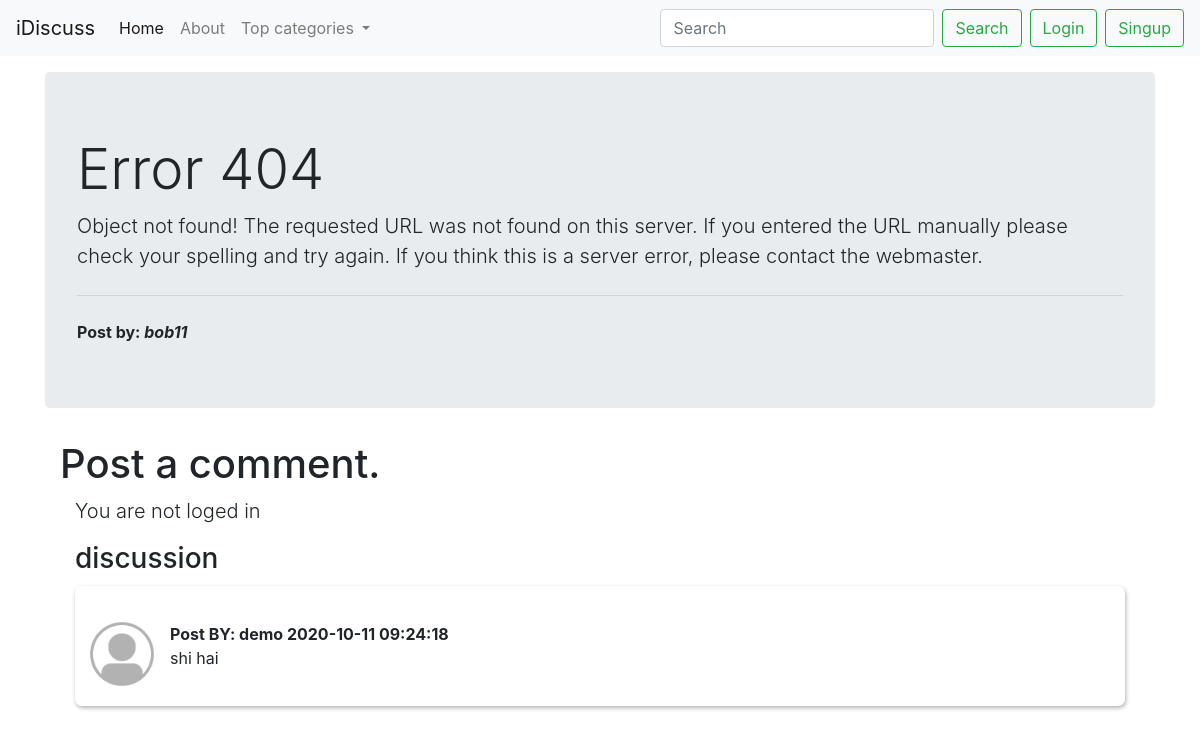
The page /thread2.php?threadid=1 on the database its author committed.
### tables this page shows
CREATE TABLE `threads` (
  `thread_id` int(7) NOT NULL,
  `thread_title` varchar(255) NOT NULL,
  `thread_desc` text NOT NULL,
  `thread_cat_id` int(7) NOT NULL,
  `thread_user_id` int(7) NOT NULL,
  `thread_time` datetime NOT NULL DEFAULT current_timestamp()
);

CREATE TABLE `users` (
  `sno` int(11) NOT NULL,
  `username` varchar(15) NOT NULL,
  `password` varchar(20) NOT NULL,
  `user_time` datetime NOT NULL DEFAULT current_timestamp()
);

CREATE TABLE `comments` (
  `comment_id` int(8) NOT NULL,
  `comment_content` text NOT NULL,
  `thread_id` int(8) NOT NULL,
  `comment_by` int(8) NOT NULL,
  `comment_time` datetime NOT NULL DEFAULT current_timestamp()
);

### thread2.php (the view, shortened to what this page needs)
<!DOCTYPE html>
<html lang="en">
<head>
    <link rel="stylesheet" href="css/thread.css">
    <link rel="stylesheet" href="css/bootstrap.min.css">
</head>
<body>
    <?php include 'dbconn.php';
    include '_nav.php';?>
    <?php
    $id= $_GET['threadid'];
    $sql = "SELECT * FROM `threads` WHERE thread_id=$id" ;
    $result = mysqli_query($conn, $sql);
    while ($row = mysqli_fetch_assoc($result)){
        $title= $row['thread_title'];
        $desc= $row['thread_desc'];
        $thread_user_id= $row['thread_user_id'];
        $sql2 ="SELECT * FROM `users` WHERE sno = '$thread_user_id'";
        $result2 = mysqli_query($conn, $sql2);
        $row2= mysqli_fetch_assoc($result2);
        $posted_by= $row2['username'];
    }
    ?>
    <div class="container mt-3">
        <div class="jumbotron">
            <h1 class="display-4"><?php echo $title;?></h1>
            <p class="lead"><?php echo $desc;?></p>
            <hr class="my-4">
            <a> <b> Post by: <em><?php  echo $posted_by; ?></em></b></a>
        </div>
        <div class="container">
            <h1> Post a comment. </h1>
            <?php
if(isset($_SESSION['loggedin'])  && $_SESSION['loggedin']=="true"){
           echo'<div class="container box1">
           <form action="" method="post">
                <div class="form-group">
                    <label for="exampleFormControlTextarea1">Type your comment</label>
                    <textarea class="form-control" id="comment" name="comment" rows="3"></textarea>
                    <input type="hidden" name="sno" value="' .$_SESSION["sno"]. '">
                </div>
                <button type="submit" class="btn btn-primary">POST</button>
            </form>
        </div>
        </div>';
}
else{
    echo'<div class="container">
    <p class="lead">You are not loged in</p>
    </div>';
}
?>
            <div class="container">
                <h3>discussion</h3>
                <?php
    $id= $_GET['threadid'];
    $sql = "SELECT * FROM `comments` WHERE thread_id=$id" ;
    $result = mysqli_query($conn, $sql);
    while ($row = mysqli_fetch_assoc($result)){
        $content= $row['comment_content'];
        $comment_time =$row['comment_time'];
        $comment_by = $row['comment_by'];
        $sql2 ="SELECT * FROM `users` WHERE sno = '$comment_by '";
        $result2 = mysqli_query($conn, $sql2);
        $row2= mysqli_fetch_assoc($result2);
 echo '<div class="container box2">
 <div class="media  mt-3">
  <img src="img/user.png" width="64px" class="mr-3" alt="...">
  <div class="media-body">
  <p class="font-weight-bold my-0 mt-0">Post BY: '. $row2['username'].' '. $comment_time .'</p>
   ' . $content . '  </div>
</div></div>';
}
?>
</body>
</html>

### css/thread.css (style rules this page uses)
* { margin: 0; padding: 0; box-sizing: border-box; }
.box2 { height: auto; width: 923px ; margin-top: 10px; margin-bottom: 20px; margin-right: 5px; margin-left: 5px; padding-top: 20px; padding-left: 20px; padding-bottom: 20px; padding-right: 20px; background: #fff; border-radius: 7px; box-shadow: 1px 2px 4px rgba(0, 0, 0, .3) }

### rows shown on the page
threads: thread_title "Error 404", thread_desc "Object not found! The requested URL was not found on this server. If you entered the URL manually please check your spelling and try again. If you think this is a server error, please contact the webmaster."
users: username "bob11"
comments: users.username "demo", comment_time "2020-10-11 09:24:18", comment_content "shi hai"
